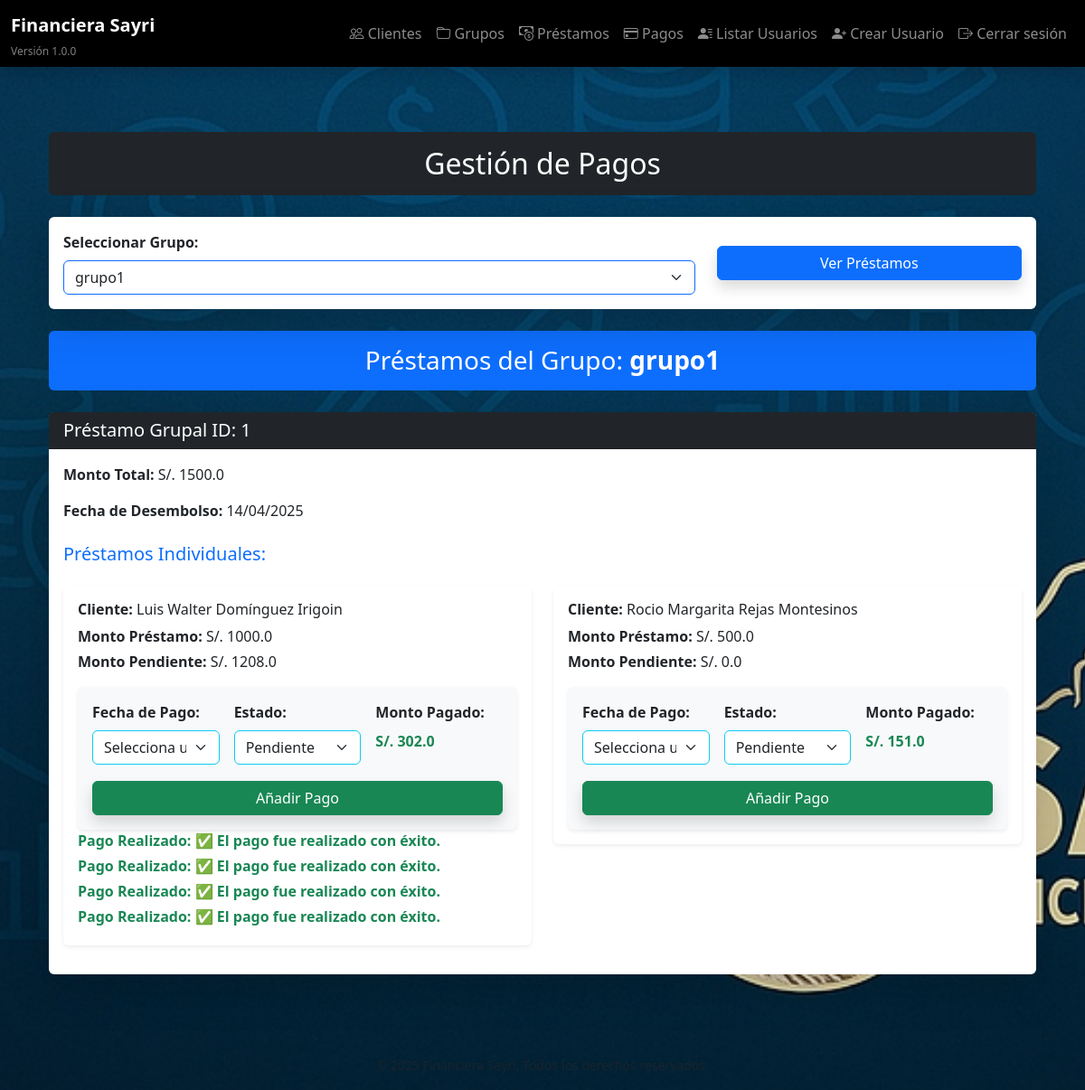
Before: /pagos/pagos?grupo_id=1 (signed in) with the older database file.
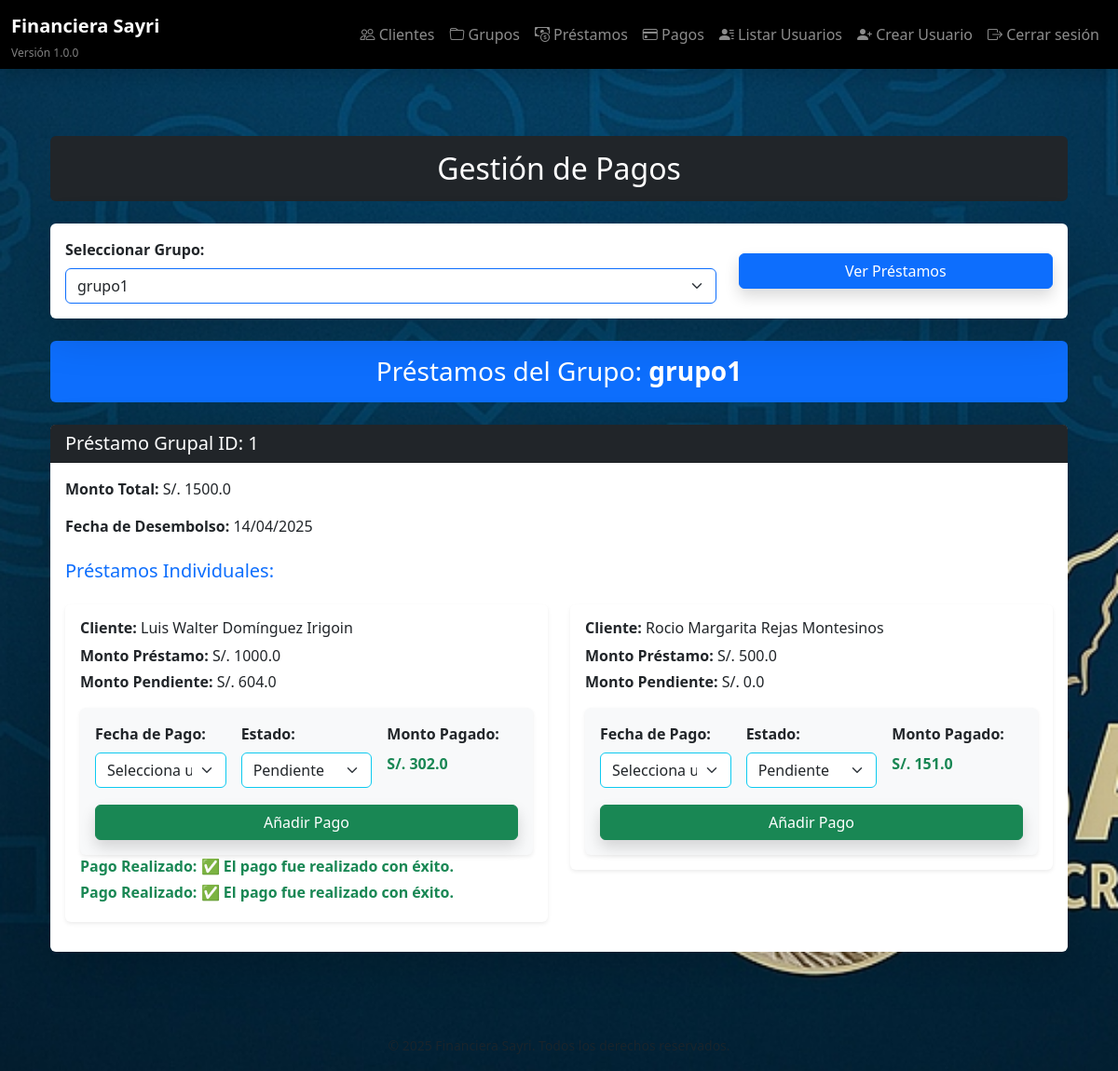
After: the same page with the newer database file.
### models/grupo.py (models this page shows)
class Grupo(db.Model):
    __tablename__ = 'grupo'
    id = db.Column(db.Integer, primary_key=True)
    nombre = db.Column(db.String(100), nullable=False)
    fecha_creacion = db.Column(db.DateTime, default=datetime.utcnow)
    prestamos_grupales = db.relationship('PrestamoGrupal', backref='grupo', lazy=True)
    clientes = db.relationship('Cliente', backref='grupo', lazy=True)

### models/prestamo_grupal.py (models this page shows)
class PrestamoGrupal(db.Model):
    __tablename__ = 'prestamogrupal'
    id = db.Column(db.Integer, primary_key=True)
    grupo_id = db.Column(db.Integer, db.ForeignKey('grupo.id'), nullable=False)
    fecha_desembolso = db.Column(db.Date, nullable=False, default=date.today)  # Valor por defecto: hoy
    prestamos_individuales = db.relationship('PrestamoIndividual', back_populates='prestamo_grupal', cascade='all, delete-orphan', lazy='subquery')
    @property
    def monto_total(self):
        return sum(prestamo.monto for prestamo in self.prestamos_individuales) if self.prestamos_individuales else 0.0

### models/prestamo_individual.py (models this page shows)
class PrestamoIndividual(db.Model):
    __tablename__ = 'prestamoindividual'
    id = db.Column(db.Integer, primary_key=True)
    prestamo_grupal_id = db.Column(db.Integer, db.ForeignKey('prestamogrupal.id'), nullable=False)
    cliente_id = db.Column(db.Integer, db.ForeignKey('cliente.id'), nullable=False)
    monto_pagado = db.Column(db.Float, default=0.0)
    monto = db.Column(db.Float, nullable=False)
    pagos = db.relationship('Pago', back_populates='prestamo_individual', cascade='all, delete-orphan', lazy='subquery')  # Considerar 'subquery' si hay muchos pagos
    prestamo_grupal = db.relationship('PrestamoGrupal', back_populates='prestamos_individuales')
    @property
    def monto_pendiente(self):
        from models.pago import Pago  # Importación dentro del método para evitar ciclos
        monto_pagado = db.session.query(db.func.sum(Pago.monto_pagado)).filter(
        Pago.prestamo_individual_id == self.id,
        Pago.estado.in_(["Pagado", "Incompleto"])  # Filtrar pagos con estos estados
    ).scalar() or 0  # Si no hay pagos, asigna 0
        return float(monto_pagado)  # Conversión a float para evitar problemas con Decimal

### models/cliente.py (models this page shows)
class Cliente(db.Model):
    __tablename__ = 'cliente'
    id = db.Column(db.Integer, primary_key=True)
    nombre = db.Column(db.String(100), nullable=False)
    apellido = db.Column(db.String(100), nullable=False)
    dni = db.Column(db.String(15), unique=True, nullable=False)
    celular = db.Column(db.String(20), nullable=False)
    operadora = db.Column(db.String(50))
    banco = db.Column(db.String(50))
    numero_cuenta = db.Column(db.String(50))
    fecha_registro = db.Column(db.DateTime, default=datetime.utcnow)
    grupo_id = db.Column(db.Integer, db.ForeignKey('grupo.id'), nullable=True)
    prestamos_individuales = db.relationship('PrestamoIndividual', backref='cliente', lazy=True)

### models/pago.py (models this page shows)
class Pago(db.Model):
    __tablename__ = 'pago'
    id = db.Column(db.Integer, primary_key=True)
    cliente_id = db.Column(db.Integer, db.ForeignKey('cliente.id'), nullable=False)
    prestamo_individual_id = db.Column(db.Integer, db.ForeignKey('prestamoindividual.id'), nullable=False)
    monto_pendiente = db.Column(db.Numeric(10, 2), nullable=True)
    monto_pagado = db.Column(db.Numeric(10, 2), nullable=True)
    estado = db.Column(db.String(20), default="Pendiente")
    fecha_pago = db.Column(db.Date, nullable=False)
    cliente = db.relationship('Cliente', backref='pagos')
    prestamo_individual = db.relationship('PrestamoIndividual', back_populates='pagos')

### routes/pagos.py (the view)
@pagos_bp.route('/pagos', methods=['GET'])
@login_required
def lista_pagos():
    grupos = Grupo.query.all()
    grupo_id = request.args.get('grupo_id')
    selected_grupo = None
    prestamos_grupales = []
    if grupo_id:
        selected_grupo = Grupo.query.get(grupo_id)
        if selected_grupo:
            prestamos_grupales = PrestamoGrupal.query.filter_by(grupo_id=selected_grupo.id).all()
    current_date = datetime.today().date()
    return render_template(
        'pagos/pagos.html',
        grupos=grupos,
        selected_grupo=selected_grupo,
        prestamos_grupales=prestamos_grupales,
        current_date=current_date  # Fecha actual
    )

### templates/pagos/pagos.html (shortened to what this page needs)
{% extends "base.html" %}
{% block content %}
<div class="container py-5">
    <h2 class="text-center mb-4 text-white bg-dark p-3 rounded">Gestión de Pagos</h2>
    <div class="card shadow-lg border-0 mb-4">
        <div class="card-body">
            <form method="GET" action="{{ url_for('pagos.lista_pagos') }}">
                <div class="row align-items-center">
                    <div class="col-md-8">
                        <label for="grupo_id" class="form-label fw-semibold">Seleccionar Grupo:</label>
                        <select name="grupo_id" id="grupo_id" class="form-select border-primary" required>
                            {% for grupo in grupos %}
                                <option value="{{ grupo.id }}" {% if grupo.id == selected_grupo.id %}selected{% endif %}>{{ grupo.nombre }}</option>
                            {% endfor %}
                        </select>
                    </div>
                    <div class="col-md-4 d-flex align-items-end">
                        <button type="submit" class="btn btn-primary w-100 shadow">Ver Préstamos</button>
                    </div>
                </div>
            </form>
        </div>
    </div>
    {% if selected_grupo %}
        <h3 class="text-center mb-4 text-white bg-primary p-3 rounded">Préstamos del Grupo: <span class="fw-bold">{{ selected_grupo.nombre }}</span></h3>
        {% for prestamo_grupal in prestamos_grupales %}
            <div class="card mb-4 shadow-lg border-0">
                <div class="card-header bg-dark text-white">
                    <h5 class="mb-0">Préstamo Grupal ID: {{ prestamo_grupal.id }}</h5>
                </div>
                <div class="card-body">
                    <p><strong>Monto Total:</strong> S/. {{ prestamo_grupal.monto_total }}</p>
                    <p><strong>Fecha de Desembolso:</strong> {{ prestamo_grupal.fecha_desembolso.strftime('%d/%m/%Y') }}</p>
                    <h5 class="mt-4 text-primary">Préstamos Individuales:</h5>
                    <div class="row">
                        {% for prestamo in prestamo_grupal.prestamos_individuales %}
                            <div class="col-md-6">
                                <div class="card my-3 border-0 shadow-sm">
                                    <div class="card-body">
                                        <h6 class="mb-2 text-dark"><strong>Cliente:</strong> {{ prestamo.cliente.nombre }} {{ prestamo.cliente.apellido }}</h6>
                                        <p class="mb-1"><strong>Monto Préstamo:</strong> S/. {{ prestamo.monto }}</p>
                                        <p class="mb-1"><strong>Monto Pendiente:</strong> S/. {{ prestamo.monto_pendiente }}</p>
                                        <form action="{{ url_for('pagos.agregar_pago', prestamo_id=prestamo.id) }}" method="POST" class="mt-3 p-3 bg-light shadow-sm rounded">
                                            <div class="row g-3">
                                                <div class="col-md-4">
                                                    <label class="form-label fw-semibold">Fecha de Pago:</label>
                                                    <select name="fecha_pago" class="form-select border-info" required>
                                                        <option value="">Selecciona una fecha</option>
                                                    </select>
                                                </div>
                                                <div class="col-md-4">
                                                    <label class="form-label fw-semibold">Estado:</label>
                                                    <select name="estado_pago" id="estado_pago" class="form-select border-info" required onchange="toggleMontoPagado()">
                                                        <option value="Pendiente">Pendiente</option>
                                                    </select>
                                                </div>
                                                <div class="col-md-4" id="monto_pagado_container">
                                                    <label class="form-label fw-semibold">Monto Pagado:</label>
                                                    <p class="fw-bold text-success" id="monto_pagado">S/. {{ prestamo.monto_pagado }}</p>
                                                </div>
                                                <div class="col-12">
                                                    <button type="submit" class="btn btn-success w-100 shadow">Añadir Pago</button>
                                                </div>
                                            </div>
                                        </form>
                                        {% for pago in prestamo.pagos %}
                                            {% if pago.estado == 'Pagado' %}
                                                <p class="mb-1 text-success fw-bold"><strong>Pago Realizado:</strong> ✅ El pago fue realizado con éxito.</p>
                                            {% endif %}
                                        {% endfor %}
                                    </div>
                                </div>
                            </div>
                        {% endfor %}
                    </div>
                </div>
            </div>
        {% endfor %}
    {% endif %}
</div>
{% endblock %}

### templates/base.html (shortened to what this page needs)
<!DOCTYPE html>
<html lang="es">
<head>
    <link href="https://cdn.jsdelivr.net/npm/bootstrap@5.3.2/dist/css/bootstrap.min.css" rel="stylesheet">
    <link rel="stylesheet" href="https://cdn.jsdelivr.net/npm/bootstrap-icons/font/bootstrap-icons.css">
    <link rel="stylesheet" href="{{ url_for('static', filename='styles.css') }}">
</head>
<body class="bg-dark text-light">
    <header class="navbar navbar-expand-lg navbar-dark bg-black shadow">
        <div class="container-fluid d-flex flex-column flex-lg-row align-items-start align-items-lg-center">
            <div class="d-flex flex-column">
                <a class="navbar-brand fw-bold" href="/">Financiera Sayri</a>
                <small class="text-white-50" style="font-size: 0.75rem;">Versión 1.0.0</small>
            </div>
            <div class="collapse navbar-collapse justify-content-end mt-2 mt-lg-0" id="navbarNav">
                <ul class="navbar-nav">
                    <li class="nav-item">
                        <a class="nav-link" href="{{ url_for('clientes.lista_clientes') }}">
                            <i class="bi bi-people"></i> Clientes
                        </a>
                    </li>
                    <li class="nav-item">
                        <a class="nav-link" href="{{ url_for('grupos.lista_grupos') }}">
                            <i class="bi bi-folder"></i> Grupos
                        </a>
                    </li>
                    <li class="nav-item">
                        <a class="nav-link" href="{{ url_for('prestamos_grupales.lista_prestamos_grupales') }}">
                            <i class="bi bi-cash-coin"></i> Préstamos
                        </a>
                    </li>
                    <li class="nav-item">
                        <a class="nav-link" href="{{ url_for('pagos.lista_pagos') }}">
                            <i class="bi bi-credit-card"></i> Pagos
                        </a>
                    </li>
                    {% if current_user.is_authenticated and current_user.rol.nombre == 'admin' %}
                        <li class="nav-item">
                            <a class="nav-link" href="{{ url_for('admin.listar_usuarios') }}">
                                <i class="bi bi-person-lines-fill"></i> Listar Usuarios
                            </a>
                        </li>
                        <li class="nav-item">
                            <a class="nav-link" href="{{ url_for('admin.crear_usuario') }}">
                                <i class="bi bi-person-plus-fill"></i> Crear Usuario
                            </a>
                        </li>
                    {% endif %}
                    {% if current_user.is_authenticated %}
                        <li class="nav-item">
                            <a class="nav-link" href="{{ url_for('login.logout') }}">
                                <i class="bi bi-box-arrow-right"></i> Cerrar sesión
                            </a>
                        </li>
                    {% endif %}
                </ul>
            </div>
        </div>
    </header>
    <main class="container mt-4">
        {% block content %}{% endblock %}
    </main>
    <footer class="text-center text-muted py-3">
        <small>&copy; 2025 Financiera Sayri. Todos los derechos reservados.</small>
    </footer>
</body>
</html>

### static/styles.css (style rules this page uses)
body { background: url('/static/images/fondo.jpg') no-repeat center center fixed; background-size: cover; color: white; }

Changed rows visible on the page:
changed PrestamoIndividual "Luis Walter": loses Pago (shows "Pago Realizado:", estado "✅ El pago fue realizado con éxito."); monto_pendiente "1208.0" → "604.0"
